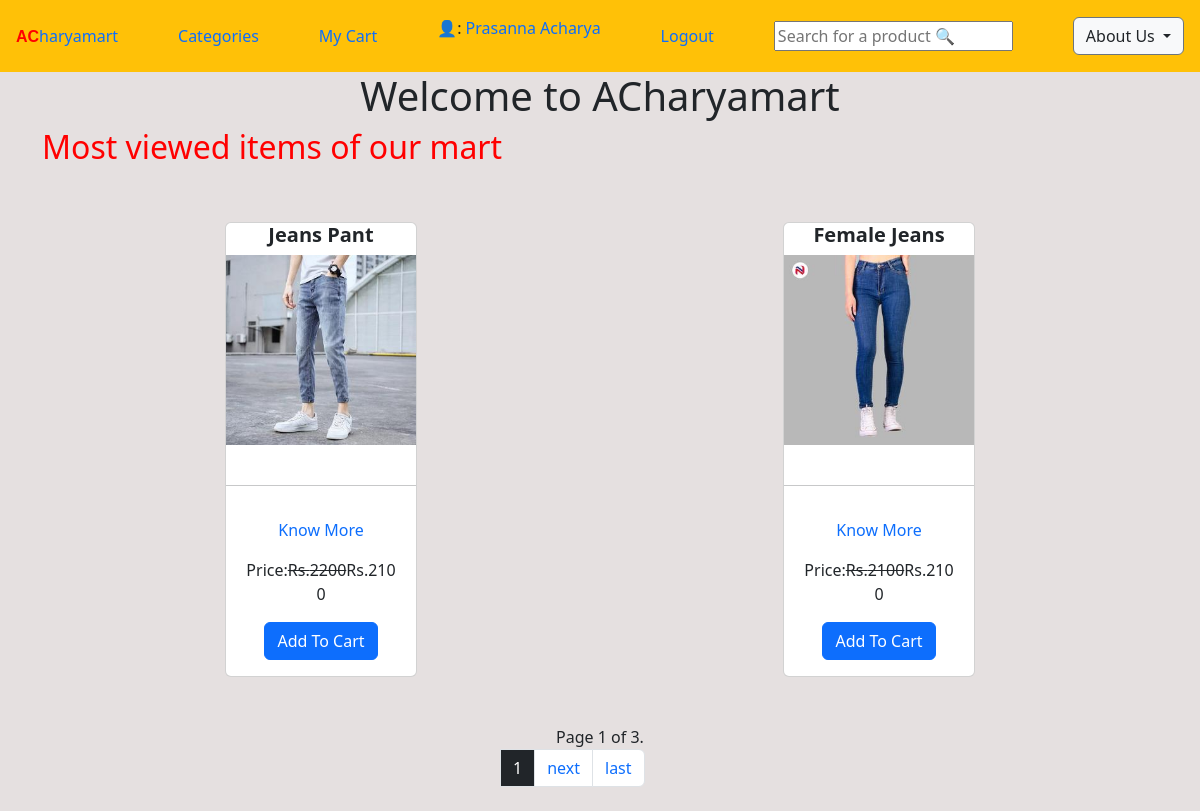
/ (signed in), run on the app's committed database.
### ecomapp/models.py (models this page shows, shortened)
class CustomUser(AbstractUser):
    username = None
    email = models.EmailField(_("email address"), unique=True)
    USERNAME_FIELD = "email"
    REQUIRED_FIELDS = []
    objects = CustomUserManager()

class Customer(models.Model):
    user=models.OneToOneField(CustomUser,on_delete=models.CASCADE)
    full_name=models.CharField(max_length=200)
    address=models.CharField(max_length=200,null=True,blank=True)
    joined_on=models.DateTimeField(auto_now_add=True)

class Product(models.Model):
    title=models.CharField(max_length=100)
    slug=models.SlugField(unique=True)
    category=models.ForeignKey(Category,on_delete=models.CASCADE)
    image=ResizedImageField(size=[500, 300],upload_to='products')
    marked_price=models.PositiveBigIntegerField()
    selling_price=models.PositiveBigIntegerField()
    description=models.TextField()
    warranty=models.CharField(max_length=300,null=True,blank=True)
    return_policy=models.CharField(max_length=300,null=True,blank=True)
    view_count=models.PositiveBigIntegerField(default=0)

### ecomapp/views.py (the view)
# urls.py: path('',HomeView.as_view(),name="home"),
class HomeView(EcomMixin,TemplateView):
    template_name="home.html"
    def get_context_data(self,**kwargs):
        context=super().get_context_data(**kwargs)
        products=Product.objects.all().order_by("-view_count")
        paginator=Paginator(products,2)
        page_number=self.request.GET.get('page')
        prod_list=paginator.get_page(page_number)
        context["prod_list"]=prod_list
        context["products"]=prod_list
        context["categories"]=Category.objects.all()
        return context

### ecomapp/views.py (called while the page is built)
    def dispatch(self, request, *args, **kwargs):
        cart_id = request.session.get("cart_id")
        if cart_id:
            cart_obj = Cart.objects.get(id=cart_id)
            if request.user.is_authenticated and request.user.customer:
                cart_obj.customer = request.user.customer
                cart_obj.save()
        return super().dispatch(request, *args, **kwargs)

### Templates/home.html (shortened to what this page needs)
{% extends "base.html" %}
{% block content %}
<body>
  <div class="container">
    <h1 class="text-center">Welcome to ACharyamart</h1>
    <h2 style="color:Red">Most viewed items of our mart</h2>
    <div class="d-flex justify-content-around  flex-wrap">
        {% for product in products %}
        <div class="card mt-5" style="width: 12rem;">
            <h5 class="card-title text-center"><strong>{{product.title}}</a></strong></h5>
            <img src="{{product.image.url}}" class="img-fluid" ></img><br>
            <hr>
            <div class="card-body text-center">
                <p><a href="{% url 'ecomapp:productinfo' product.id %}">Know More</a></p>
                <p>Price:<strike>Rs.{{product.marked_price}}</strike>Rs.{{product.selling_price}}</p>
                <a class="btn btn-primary" href="{% url 'ecomapp:addtocart' product.id %}">Add To Cart</a>
            </div>
        </div>
        {% endfor %}
    </div>
  </div>
  <div class="text-center mt-5 ">
  <span class="current text-center">
    Page {{ prod_list.number }} of {{ prod_list.paginator.num_pages }}.
</span>
  <div class="pagination  mx-auto mb-4" style="width: 200px;">
        <span class="current ">
          <li class="page-item page-link bg-dark text-white">{{ products.number }}</a></li>
        </span>
        {% if products.has_next %}
        <li class="page-item"><a  class="page-link" href="?page={{ products.next_page_number }}">next</a></li>
            <li class="page-item"><a  class="page-link" href="?page={{ products.paginator.num_pages }}">last </a></li>
            {% endif %}
</div>
</div>
</body>
{% endblock %}

### Templates/base.html (shortened to what this page needs)
<!DOCTYPE html>
<html lang="en">
<head>
    <link href="https://cdn.jsdelivr.net/npm/bootstrap@5.3.0-alpha1/dist/css/bootstrap.min.css" rel="stylesheet">
</head>
<body>
      <nav class="navbar navbar-collapse navbar-dark bg-warning p-3">
        <a href="{% url 'ecomapp:home' %}"><strong style="color:red; font-family:Impact, Haettenschweiler, 'Arial Narrow Bold', sans-serif">AC</strong><span>haryamart</span></a>
        <a href="{% url 'ecomapp:categorical' %}">Categories</a>
        <a href="{% url 'ecomapp:showcart' %}" >My  Cart </a>
        {% if request.user.customer %}
        <p>👤:  <a href="{% url 'ecomapp:profile' %}">{{request.user.customer.full_name}}</a></p>
        <a href="{% url 'ecomapp:signout' %}">Logout</a>
        {% else %}
        <a href="{% url 'ecomapp:signup' %}">Signup</a>
        <a href="{% url 'ecomapp:login' %}">Login</a>
        {% endif %}
          <form method="GET" action="/search">
          <input name="key" type="text"  placeholder="Search for a product 🔍" >
        </form>
        <div class="dropdown ">
          <button class="btn btn-secondary dropdown-toggle bg-light text-dark" type="button" id="dropdownMenuButton" data-toggle="dropdown" aria-haspopup="true" aria-expanded="false">
            About Us
          </button>
        </div>
      </nav>
      {% block content %}
      {% endblock %}
</body>
</html>

### Templates/base.html (style rules this page uses)
a { text-decoration: none; }

### Templates/home.html (style rules this page uses)
body { background-color: rgb(229, 224, 224); }

### data on the page
CustomUser: user.customer.full_name "Prasanna Acharya"
Product: title "Jeans Pant", image (picture), marked_price "2200", selling_price "2100"
Product: title "Female Jeans", image (picture), marked_price "2100", selling_price "2100"

### other printed values
{{ prod_list.number }} "1"
{{ prod_list.paginator.num_pages }} "3"
{{ products.number }} "1"
